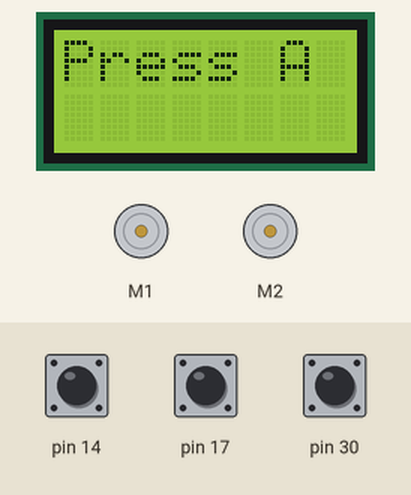
The sketch below on a simulated Arduino Leonardo, built with avr-gcc and run on an emulated ATmega32U4. Shown: 8×2 character LCD, 2 × DC motor (green arrow = forward, orange = backward, longer = faster). The test bench sets the inputs (shaded band); at power-on: pin 14 HIGH, pin 17 HIGH, pin 30 HIGH.

Above: at 0.8 s.
0.9 s: pin 14 pulled LOW for 0.15 s
At 2.2 s:
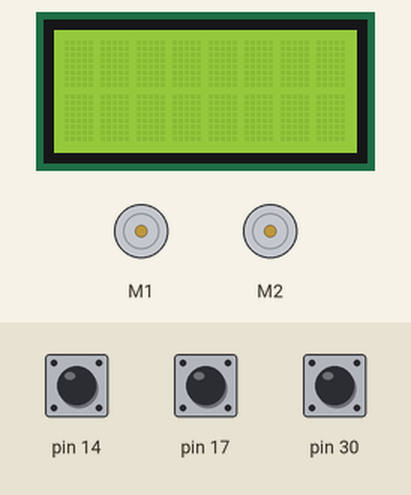
2.5 s: pin 17 pulled LOW for 0.15 s
At 3.7 s:
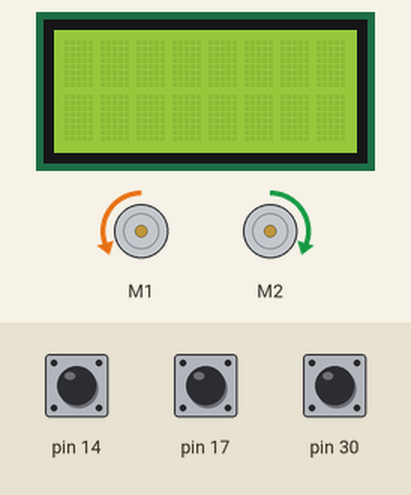
4.1 s: pin 30 pulled LOW for 0.15 s
At 5.1 s:
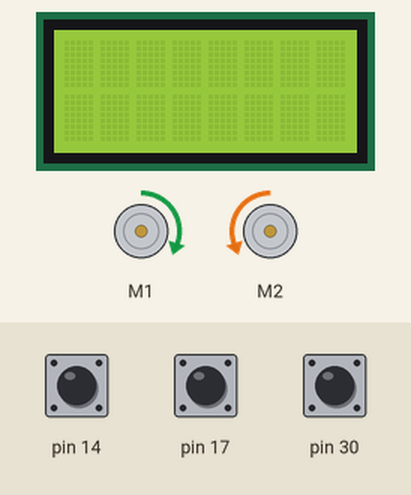
5.7 s: pin 14 pulled LOW for 1 s
At 6.3 s:
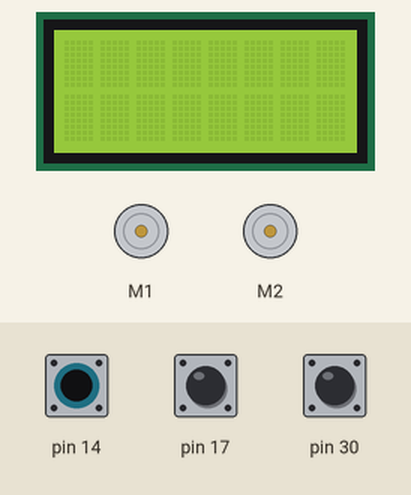
8.2 s: pin 17 pulled LOW for 1 s
At 9.4 s:
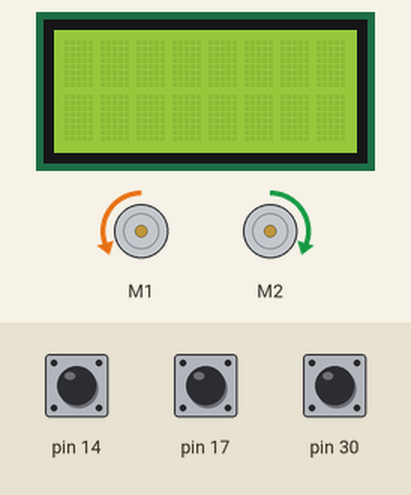
10.7 s: pin 14 pulled LOW for 3.2 s
At 11.3 s:
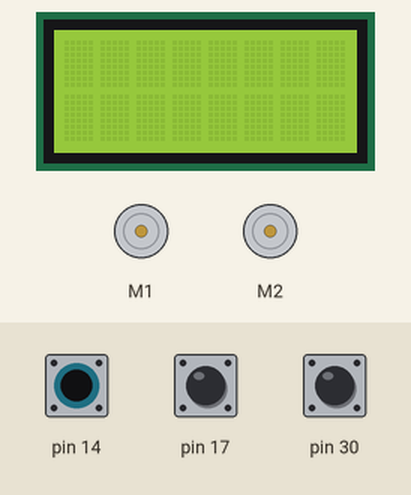
Timing chart, 0 to 13.7 s (numbered marks = the images above; inputs shaded):
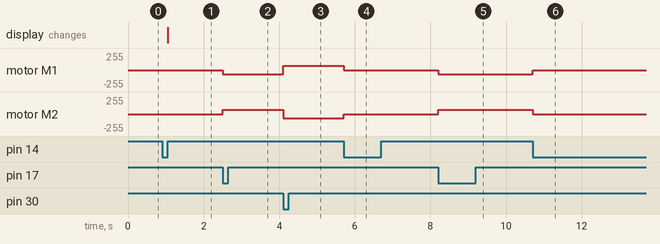

The sketch:

mech05.ino
```cpp
// モーター動作のサンプルプログラム4　
#include <Zumo32U4.h>
#define MaxSpeed 100      // モーターの最大速度

Zumo32U4Motors  motors;   // モーターのオブジェクト変数
Zumo32U4ButtonA buttonA;  // ボタンAのオブジェクト変数
Zumo32U4ButtonB buttonB;  // ボタンBのオブジェクト変数
Zumo32U4ButtonC buttonC;  // ボタンCのオブジェクト変数
Zumo32U4LCD lcd;          // LCDのオブジェクト変数

void setup(){
  lcd.clear();
  lcd.print(F("Press A"));
  buttonA.waitForButton();
  lcd.clear();
}

void loop(){
  // ボタンAを押すと停止
  int buttonA_state = buttonA.isPressed();
  if(buttonA_state == 1){
    motors.setSpeeds(0, 0);
  }
  // ボタンBを押すと右旋回
  int buttonB_state = buttonB.isPressed();
  if(buttonB_state == 1){
    motors.setSpeeds(MaxSpeed, -MaxSpeed);
  }
  // ボタンCを押すと左旋回
  int buttonC_state = buttonC.isPressed();
  if(buttonC_state == 1){
    motors.setSpeeds(-MaxSpeed, MaxSpeed);
  }
}
```

Measured:
- after the input at 0.9 s, the display: changes after 0.16 s (image 1)
- after the input at 2.5 s, motor M1: stopped → backward 63/255 at once; motor M2: stopped → forward 63/255 at once
- after the input at 4.1 s, motor M1: backward 63/255 → forward 63/255 at once; motor M2: forward 63/255 → backward 63/255 at once
- after the input at 5.7 s, motor M1: forward 63/255 → stopped at once; motor M2: backward 63/255 → stopped at once
- after the input at 8.2 s, motor M1: stopped → backward 63/255 at once; motor M2: stopped → forward 63/255 at once
- after the input at 10.7 s, motor M1: backward 63/255 → stopped at once; motor M2: forward 63/255 → stopped at once
